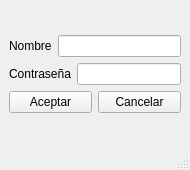
<?xml version="1.0" encoding="UTF-8"?>
<ui version="4.0">
 <class>MainWindow</class>
 <widget class="QMainWindow" name="MainWindow">
  <property name="geometry">
   <rect>
    <x>0</x>
    <y>0</y>
    <width>190</width>
    <height>170</height>
   </rect>
  </property>
  <property name="windowTitle">
   <string>MainWindow</string>
  </property>
  <widget class="QWidget" name="centralwidget">
   <layout class="QVBoxLayout" name="verticalLayout_2">
    <item>
     <layout class="QVBoxLayout" name="verticalLayout">
      <item>
       <layout class="QHBoxLayout" name="horizontalLayout">
        <item>
         <widget class="QLabel" name="label">
          <property name="text">
           <string>Nombre</string>
          </property>
         </widget>
        </item>
        <item>
         <widget class="QLineEdit" name="lineEdit"/>
        </item>
       </layout>
      </item>
      <item>
       <layout class="QHBoxLayout" name="horizontalLayout_2">
        <item>
         <widget class="QLabel" name="label_2">
          <property name="text">
           <string>Contraseña</string>
          </property>
         </widget>
        </item>
        <item>
         <widget class="QLineEdit" name="lineEdit_2"/>
        </item>
       </layout>
      </item>
      <item>
       <layout class="QHBoxLayout" name="horizontalLayout_3">
        <item>
         <widget class="QPushButton" name="pushButton">
          <property name="text">
           <string>Aceptar</string>
          </property>
         </widget>
        </item>
        <item>
         <widget class="QPushButton" name="pushButton_2">
          <property name="text">
           <string>Cancelar</string>
          </property>
         </widget>
        </item>
       </layout>
      </item>
     </layout>
    </item>
   </layout>
  </widget>
  <widget class="QMenuBar" name="menubar">
   <property name="geometry">
    <rect>
     <x>0</x>
     <y>0</y>
     <width>190</width>
     <height>33</height>
    </rect>
   </property>
  </widget>
  <widget class="QStatusBar" name="statusbar"/>
 </widget>
 <resources/>
 <connections/>
</ui>
